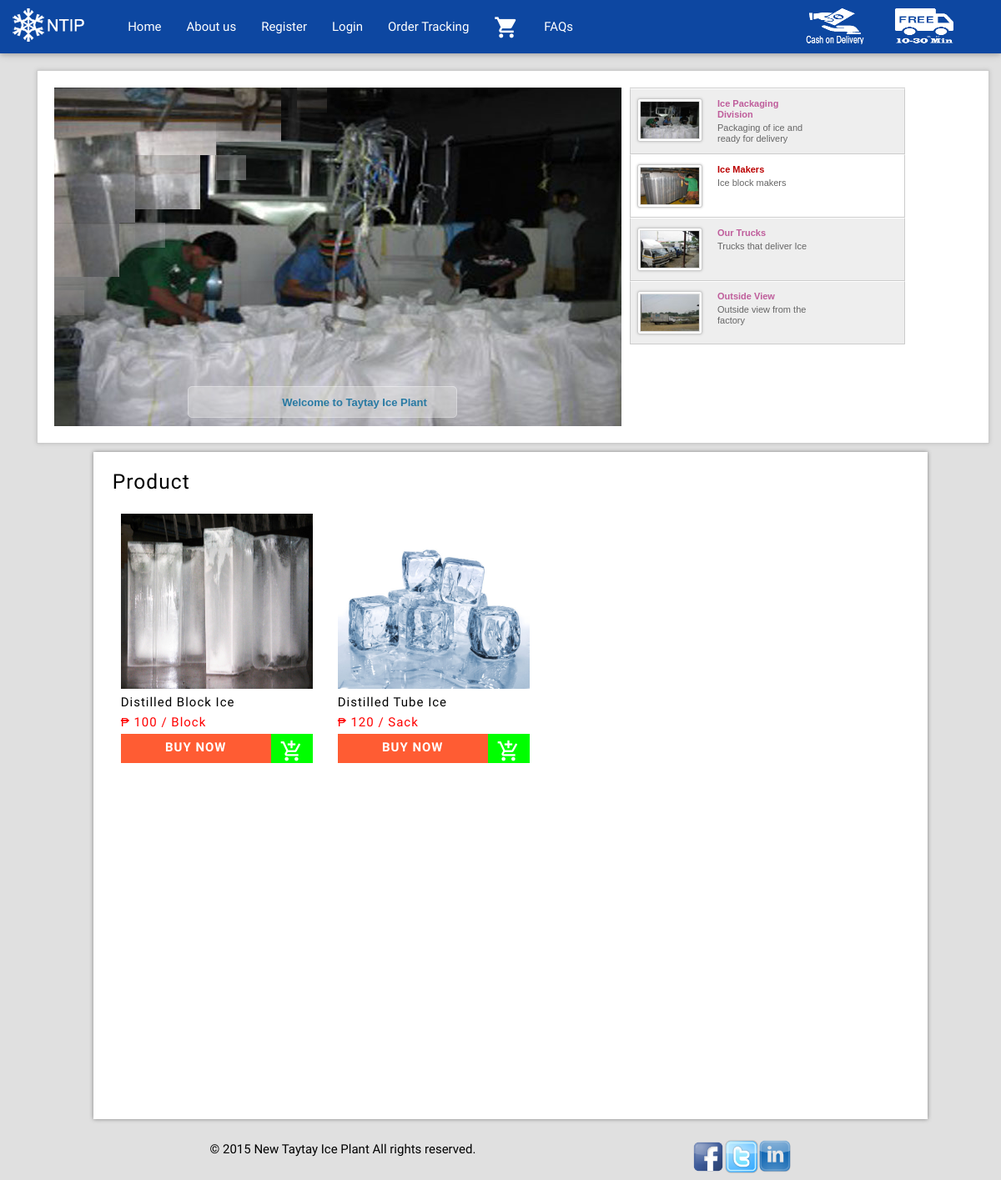
The page / on the database its author committed.
### tables this page shows
CREATE TABLE `products` (
  `product_id` int(11) NOT NULL AUTO_INCREMENT,
  `product_no` varchar(20) NOT NULL,
  `product_name` varchar(100) NOT NULL,
  `product_picture` varchar(200) NOT NULL,
  `sshow1` varchar(100) NOT NULL,
  `sshow2` varchar(100) NOT NULL,
  `sshow3` varchar(100) NOT NULL,
  `sshow4` varchar(100) NOT NULL,
  `unit` varchar(20) NOT NULL,
  `price` varchar(4) NOT NULL,
  `summary` text NOT NULL,
  `date_added` date NOT NULL,
  `date_updated` date NOT NULL,
  PRIMARY KEY (`product_id`),
  UNIQUE KEY `product_no` (`product_no`)
);

### php/function.php (called while the page is built, shortened)
<?php
	function loggedin() {
		if(isset($_SESSION['user_id']) && !empty($_SESSION['user_id'])){
			return true;
		}else{
			return false;
		}
	}
	function loggedin2() {
		if(isset($_SESSION['customer_id']) && !empty($_SESSION['customer_id'])){
			return true;
		}else{
			return false;
		}
	}
    function loggedin3() {
		if(isset($_SESSION['emp_id_no']) && !empty($_SESSION['emp_id_no'])){
			return true;
		}else{
			return false;
		}
	}
    	function userData3($field){
		$query = "SELECT `$field` FROM `customer`";
		if($run = mysql_query($query)){
			$result = mysql_result($run, 0, $field);
			return $result;
		}
	}
?>

### php/order.php (the view, shortened to what this page needs)
<?php
  $sql = "SELECT * FROM products";
   $result = mysql_query($sql);
?>
<html>
<head>
	<link type="text/css" rel="stylesheet" href="css/materialize.css"  media="screen,projection"/>
  <link type="text/css" rel="stylesheet" href="css/forms.css">
  <link type="text/css" rel="stylesheet" href="css/style.css">
  <link type="text/css" rel="stylesheet" href="css/sidebar.css">
</head>
<body>
    <div class="col s12" style="margin-left:2%;">
      <div class="container white" style="margin-top: 10px;height:<?php if (mysql_num_rows($result) > 3 )echo "120%"; else echo "100%";?>; padding-top: 10px; padding-bottom: 3%;width:85%;box-shadow: 0px 0px 5px grey;">
       <div class="register-title" >
        <h5 class=""  >Product </h5>
        <div id="products">
           <form method="POST">
  <?php
  $result = mysql_query($sql);
  while ($rows = mysql_fetch_assoc($result)){
  ?>
        <div id="display">
        <img src="<?php echo $rows["product_picture"]?>"/><h6><?php echo $rows["product_name"]?></h6><h6>&#8369 <?php echo $rows["price"]?>  / <?php echo $rows["unit"]?></h6>
        <a id="buy" href="product_description.php?product_no=<?php echo $rows['product_no']; if (isset($_SESSION["email"])){echo "&type=customer";}?>">BUY NOW</a>
                      <a style="padding:0px;margin: 0px;" href="index.php?product_no=<?php echo "$rows[product_no]&prod_name=$rows[product_name]&prod_picture=$rows[product_picture]&prod_price=$rows[price]"; if (isset($_SESSION["email"])){echo "&type=customer";}?>" id="cart" class='waves-effect waves-cyan'>
                       <i style="padding:0px;margin: 0px;" class='mdi-action-add-shopping-carts'></i>
                      </a>
        </div>
       <?php }?>
      </div>
        </div>
      </div>
    </div>
      <?php include "php/footer.php"; ?>
</body>
</html>

### index.php (shortened to what this page needs)
<?php
  include 'php/function.php';
?>
<html>
<head>
	<link type="text/css" rel="stylesheet" href="css/materialize.min.css"  media="screen,projection"/>
  <link type="text/css" rel="stylesheet" href="css/forms.css">
</head>
<body>
<?php include 'php/header.php';?>
  <div style="">
    <?php
     $customer_idd = "";
     $employee_idd="";
      if(loggedin()){
         if(userData('department') == 'Human Resource'){
          include 'human-resource.php';
        }elseif(userData('department') == 'Marketing'){
          include 'marketing.php';
        }elseif (userData('department') == 'Production'){
          include 'production.php';
        }elseif (userData('department') == 'superadmin'){
          include 'production.php';
        }
      }else if(loggedin3()){
         if (userData4("emp_id_no") == $employee_idd){
         include "employee.php";
        }
      }
      else if(loggedin2()){
         if (userData2("customer_id") == $customer_idd){
         include "customer.php";
        }
      }
      else{
       if (userData3("customer_id") == $customer_idd){
         include "customer.php";
        }
         else if($customer_idd == "" || $employee_idd =""){
         echo "   <link type='text/css' rel='stylesheet' href='css/js-image-slider.css'>
         <script src='js/js-image-slider.js' type='text/javascript'></script>  ";
         include "php/slideshow.php";
         include "php/order.php";
        }
      }
    ?>
  </div>
</body>
</html>

### php/header.php (shortened to what this page needs)
<div class="navbar-fixed">
    <?php if(loggedin()){
      echo "<nav class='white'>";
      }else{
        echo "<nav class='blue darken-4'>";
        } ?>
      <div class="nav-wrapper">
        <ul style="padding-left: 5px; padding-right: 20px;">
          <li><img src="img/snowflake-icon.png" style="margin-top: 10px;margin-left: 10px;">&nbsp;&nbsp;&nbsp;&nbsp;&nbsp;&nbsp;&nbsp;&nbsp;&nbsp;&nbsp;</li>
          <li class=""><a href="index.php" class="">Home</a></li>
          <?php
            if(loggedin2()){
              $username = userData2('username');
              echo "<li class='right'><a style = 'margin-top: 15px; margin-left: 20px;' class='dropdown-button btn blue darken-4' href='#' data-activates='dropdown1'>Settings</a></li>";
              echo "<ul id='dropdown1' class='dropdown-content text-blue' style='margin-top: 50px;'>";
              echo "<li class='right border:0px'><a href='php/logout.php'>Logout</a></li>";
              echo "</ul>";
              echo "<li class='right blue-text' style='font-weight: bold;'><u>Logged in as ". $username ."</u></li>";
           echo " <li class='right blue-text'><img src='img/shipping.png'  style='margin-top: 10px;height:43px;width:70px;'>&nbsp;&nbsp;&nbsp;&nbsp;&nbsp;&nbsp;&nbsp;&nbsp;&nbsp;&nbsp;</li>;";
  echo " <li class='right blue-text'><img src='img/cod.png'  style='margin-top: 10px;height:43px;width:70px;'>&nbsp;&nbsp;&nbsp;&nbsp;&nbsp;&nbsp;&nbsp;&nbsp;&nbsp;&nbsp;</li>";
            }
            else{
              echo "<li class=''><a href='about_us.php' class='active'>About us</a></li>";
              echo "<li class=''><a href='register.php' class='active'>Register</a></li>";
              echo "<li><a href='login.php'>Login</a></li>";
              echo "<li><a href='order-tracking.php' id='order-track'>Order Tracking</a></li>";
              echo " <li>
                      <a href='my_cart.php' class='waves-effect waves-cyan'>
                       <i class='mdi-action-shopping-cart'></i>
                      </a>
                      </li> ";
                  echo "<li><a href='faqs.php' id='order-track'>FAQs</a></li>";
               echo " <li class='right blue-text'><img src='img/shipping.png'  style='margin-top: 10px;height:43px;width:70px;'>&nbsp;&nbsp;&nbsp;&nbsp;&nbsp;&nbsp;&nbsp;&nbsp;&nbsp;&nbsp;</li>";
            echo " <li class='right blue-text'><img src='img/cod.png'  style='margin-top: 10px;height:43px;width:70px;'>&nbsp;&nbsp;&nbsp;&nbsp;&nbsp;&nbsp;&nbsp;&nbsp;&nbsp;&nbsp;</li>";
}
          ?>
        </ul>
      </div>
    </nav>
  </div>

### php/slideshow.php (shortened to what this page needs)
<div style="padding-top: 20px; padding-left: 30px;">
   <div id="sliderFrame">
        <div id="slider">
        </div>
        <div id="thumbs">
            <div class="thumb">
                <div class="frame"><img src="images/thumb1.jpg" /></div>
                <div class="thumb-content"><p>Ice Packaging Division</p>Packaging of ice and ready for delivery</div>
            </div>
            <div class="thumb">
                <div class="frame"><img src="images/thumb2.jpg" /></div>
                <div class="thumb-content"><p>Ice Makers</p>Ice block makers</div>
            </div>
            <div class="thumb">
                <div class="frame"><img src="images/thumb3.jpg" /></div>
                <div class="thumb-content"><p>Our Trucks</p>Trucks that deliver Ice</div>
            </div>
            <div class="thumb">
                <div class="frame"><img src="images/thumb4.jpg" /></div>
                <div class="thumb-content"><p>Outside View</p>Outside view from the factory</div>
            </div>
        </div>
    </div>
  </div>

### php/footer.php
<footer style="color: black; padding: 10px; width: 90%;margin:auto;">
          <div class="footer-copyright">
            <div class="container">
            <p>&copy; 2015 New Taytay Ice Plant All rights reserved.
                <a class="blue-text text-lighten-1 right" target="_blank" href="https://www.linkedin.com"><img src="images/linkein.png" width="40px" /></i></a>
          <a class="blue-text text-lighten-1 right" target="_blank" href="https://www.twitter.com"><img src="images/twit.png" width="40px" /></i></a>
        <a class="blue-text text-lighten-1 right" target="_blank" href="https://www.facebook.com"><img src="images/fb.png" width="40px" /></i></a>
            </div>
          </div>
        </footer>

### css/forms.css (style rules this page uses)
body { background-color: #E0E0E0; }
.register-title { font-weight:bold; color:black; letter-spacing: 1px; }

### css/js-image-slider.css (style rules this page uses)
#sliderFrame, #sliderFrame div { box-sizing: content-box; }
#sliderFrame { box-sizing: content-box; width:1100px; height: 406px; margin:0 auto; padding:20px; box-shadow: 0 0 5px #BBB;border:1px solid #CCC; background-color:#FFF; }
#slider, #slider div.sliderInner { width:680px;height:406px; }
#slider { float:left; background:#fff url(loading.gif) no-repeat 50% 50%; position:relative; transform: translate3d(0,0,0); }
#thumbs { float:left; margin-left:10px; width:330px; font:normal 11px/13px Arial; border-top:1px solid #CCC; color:#666; }
#thumbs .thumb { border:1px solid #CCC; border-top:1px solid #FFF; padding:11px 8px; background:#EEE; }
#thumbs .thumb-on { background:#FFF; }
#thumbs img { border:1px solid #DDD; cursor:pointer; width:70px; height:44px; }
#thumbs .frame { float:left;padding:2px;border:1px solid #CCC;background:white;border-radius:3px;box-shadow:0 0 3px #BBB;font-size:0;line-height:0; }
#thumbs .thumb-content { float:left;width:110px;padding-left:18px; }
#thumbs .thumb-content p { font-weight:bold; color:#BF5D9B; margin:0 0 3px;padding:0; }
#thumbs .thumb-on .thumb-content p { color:#BB0000; }

### css/style.css (style rules this page uses)
#products img { width:230px; height:210px; }
#display { float:left; margin-right:10px; padding:10px; margin-bottom: 10px; }
#display h6:nth-child(3) { color:red; }
#buy { background-color: grey; width:180px; display:block; text-align: center; background-color:#FF5C33; color:white; padding:5px; float: left; height: 35px; }
#cart { width:50px; display:block; text-align: center; background-color:#00FF00; color:white; font-size:28px; height: 35px; }

### rows shown on the page
products: product_picture (picture), product_name "Distilled Block Ice", price "100", unit "Block"
products: product_picture (picture), product_name "Distilled Tube Ice", price "120", unit "Sack"
